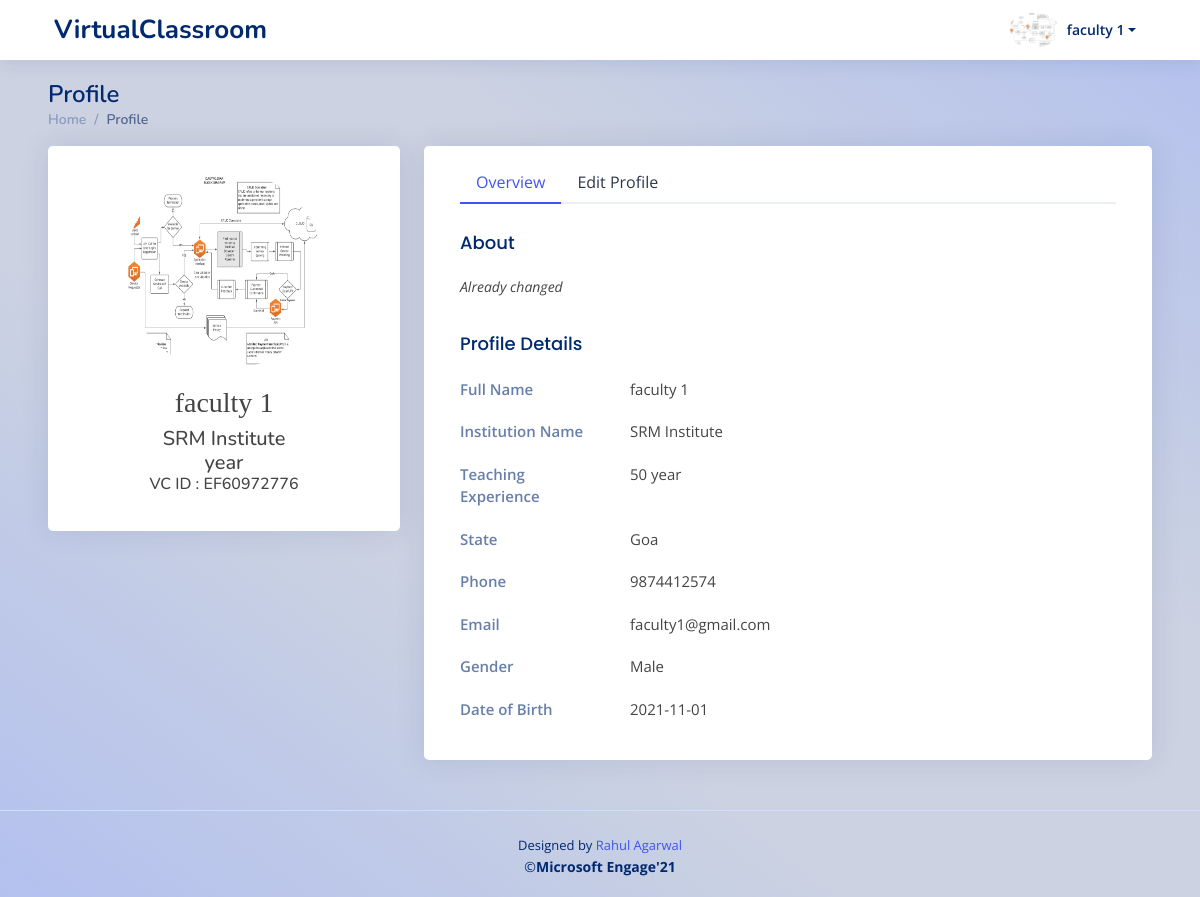
Screenshot of /faculty_profile/ (signed in) with the database file from the repository.
### myapp/models.py (models this page shows, shortened)
class FacultyDetails(models.Model):
    facultyId = models.ForeignKey(User,on_delete=models.CASCADE)
    facultyName = models.CharField(max_length=100,null=False)
    facultyPhone = PhoneNumberField(null=False, blank=False, unique=False, default='+91')
    facultyGender = models.CharField(max_length=20,null=True)
    facultyDOB = models.DateTimeField(default=datetime.now,null=True)
    facultyDesc = models.TextField(blank=False,null=True)
    facultyCollege = models.CharField(max_length=100,null=False)
    collegeState = models.CharField(max_length=50,null=False)
    experience = models.CharField(max_length=2,null=True)
    facultyPic = models.ImageField(upload_to='facultyPic/', null=True, blank=True)
    user_date = models.DateTimeField(default=datetime.now,null=True)

### myapp/views.py (the view, shortened to what this page needs)
# urls.py: path('faculty_profile/',views.facultyProfile,name='facultyProfile'),
@login_required
def facultyProfile(request):
    if request.user.is_active and request.user.is_staff and not request.user.is_superuser:
        user=request.user
        userDetails = FacultyDetails.objects.get(facultyId = user.pk)
        context={
            'userDetails' : userDetails,
        }
        return render(request,'faculty/facultyProfile.html',context)
    else:
        return redirect('facultyLogin')

### myapp/templates/faculty/facultyProfile.html (shortened to what this page needs)
{% extends 'base.html' %}
{% block content %}
  <header id="header" class="header fixed-top d-flex align-items-center px-lg-5">
    <div class="d-flex align-items-center justify-content-between">
      <a href="{% url 'facultyDashboard' %}" class="logo d-flex align-items-center">
        <span class="d-lg-block">VirtualClassroom</span>
      </a>
    </div>
    <nav class="header-nav ms-auto">
      <ul class="d-flex align-items-center">
        <li class="nav-item dropdown pe-3">
          <a class="nav-link nav-profile d-flex align-items-center pe-0" href="#" data-bs-toggle="dropdown">
            <img src="{{userDetails.facultyPic.url}}" alt="Profile" class="rounded-circle">
            <span class="d-none d-md-block dropdown-toggle ps-2">{{user.first_name}} {{user.last_name}}</span>
          </a>
        </li>
      </ul>
    </nav>
  </header>
  <main id="main" class="main px-lg-5">
    <div class="pagetitle">
      <h1>Profile</h1>
      <nav>
        <ol class="breadcrumb">
          <li class="breadcrumb-item"><a href="{% url 'facultyDashboard' %}">Home</a></li>
          <li class="breadcrumb-item active">Profile</li>
        </ol>
      </nav>
    </div>
    <section class="section profile">
      <div class="row">
        <div class="col-xl-4">
          <div class="card">
              <div class="card-body  align-items-center">
              <div class=" text-center py-3 mx-1 mt-2" style="border-radius:10px;">
                <div class="px-4">
                  <div class="m-auto ">
                    <div class="user-profile-photo  m-auto " style="border:50%; height:200px; width:200px;">
                      <img src="{{ userDetails.facultyPic.url }}" style="border:50%; height:200px; width:200px;" alt="" class="rounded-circle">
                    </div>
                  </div>
                  <div class="">
                    <h3  class="mt-3" style="font-family:impact;"> {{user.first_name}} {{user.last_name}}</h3>
                    <h5 class="my-0">{{ userDetails.facultyCollege }}</h5>
                    <h5 class="my-0">{{userDetails.facultyDepartment}} year</h5>
                    <h6 class="my-0">VC ID : {{userDetails.facultyId}}</h6>
                  </div>
                </div>
              </div>
            </div>
          </div>
        </div>
        <div class="col-xl-8">
          <div class="card px-3">
            <div class="card-body pt-3">
              <ul class="nav nav-tabs nav-tabs-bordered">
                <li class="nav-item">
                  <button class="nav-link active" data-bs-toggle="tab" data-bs-target="#profile-overview">Overview</button>
                </li>
                <li class="nav-item">
                  <button class="nav-link" data-bs-toggle="tab" data-bs-target="#profile-edit">Edit Profile</button>
                </li>
              </ul>
              <div class="tab-content pt-2">
                <div class="tab-pane fade show active profile-overview" id="profile-overview">
                  <h5 class="card-title">About</h5>
                  <p class="small fst-italic">{{userDetails.facultyDesc}}</p>
                  <h5 class="card-title">Profile Details</h5>
                  <div class="row">
                    <div class="col-lg-3 col-md-4 label ">Full Name</div>
                    <div class="col-lg-9 col-md-8">{{user.first_name}} {{user.last_name}}</div>
                  </div>
                  <div class="row">
                    <div class="col-lg-3 col-md-4 label">Institution Name</div>
                    <div class="col-lg-9 col-md-8">{{userDetails.facultyCollege}}</div>
                  </div>
                  <div class="row">
                    <div class="col-lg-3 col-md-4 label">Teaching Experience</div>
                    <div class="col-lg-9 col-md-8">{{userDetails.experience}} year</div>
                  </div>
                  <div class="row">
                    <div class="col-lg-3 col-md-4 label">State</div>
                    <div class="col-lg-9 col-md-8">{{userDetails.collegeState}}</div>
                  </div>
                  <div class="row">
                    <div class="col-lg-3 col-md-4 label">Phone</div>
                    <div class="col-lg-9 col-md-8">{{userDetails.facultyPhone}}</div>
                  </div>
                  <div class="row">
                    <div class="col-lg-3 col-md-4 label">Email</div>
                    <div class="col-lg-9 col-md-8">{{user.email}}</div>
                  </div>
                  <div class="row">
                    <div class="col-lg-3 col-md-4 label ">Gender</div>
                    <div class="col-lg-9 col-md-8">{{userDetails.facultyGender}}</div>
                  </div>
                  <div class="row">
                    <div class="col-lg-3 col-md-4 label ">Date of Birth</div>
                    <div class="col-lg-9 col-md-8">{{userDetails.facultyDOB | date:'Y-m-d'}}</div>
                  </div>
                </div>
              </div>
            </div>
          </div>
        </div>
      </div>
    </section>
  </main>
  {% include 'partials/_footer.html'%}
  {% endblock %}

### static/css/style.css (style rules this page uses)
:root { scroll-behavior: smooth; }
body { font-family: "Open Sans", sans-serif; background: #f6f9ff; color: #444444; }
a { color: #4154f1; text-decoration: none; }
h1, h2, h3, h4, h5, h6 { font-family: "Nunito", sans-serif; }
#main { margin-top: 60px; padding: 20px 30px; transition: all 0.3s; }
.pagetitle { margin-bottom: 10px; }
.pagetitle h1 { font-size: 24px; margin-bottom: 0; font-weight: 600; color: #012970; }
.card { margin-bottom: 30px; border: none; border-radius: 5px; box-shadow: 0px 0 30px rgba(1, 41, 112, 0.1); overflow: hidden; }
.card-title { padding: 20px 0 15px 0; font-size: 18px; font-weight: 500; color: #012970; font-family: "Poppins", sans-serif; }
.card-body { padding: 0 20px 20px 20px; }
.breadcrumb { font-size: 14px; font-family: "Nunito", sans-serif; color: #899bbd; font-weight: 600; }
.breadcrumb a { color: #899bbd; transition: 0.3s; }
.breadcrumb .breadcrumb-item::before { color: #899bbd; }
.breadcrumb .active { color: #51678f; font-weight: 600; }
.nav-tabs-bordered { border-bottom: 2px solid #ebeef4; }
.nav-tabs-bordered .nav-link { margin-bottom: -2px; border: none; color: #2c384e; }
.nav-tabs-bordered .nav-link.active { background-color: #fff; color: #4154f1; border-bottom: 2px solid #4154f1; }
.logo { line-height: 1; }
@media (min-width: 1200px) { .logo { width: 280px; } }
.logo span { font-size: 26px; font-weight: 700; color: #012970; font-family: "Nunito", sans-serif; }
.header { transition: all 0.5s; z-index: 997; height: 60px; box-shadow: 0px 2px 20px rgba(1, 41, 112, 0.1); background-color: #fff; padding-left: 20px; }
.header-nav ul { list-style: none; }
.header-nav > ul { margin: 0; padding: 0; }
.header-nav .nav-profile { color: #012970; }
.header-nav .nav-profile img { max-height: 36px; }
.header-nav .nav-profile span { font-size: 14px; font-weight: 600; }
@media (min-width: 1200px) { #main, #footer { margin-left: 0px; } }
.profile .profile-overview .row { margin-bottom: 20px; font-size: 15px; }
.profile .profile-overview .card-title { color: #012970; }
.profile .profile-overview .label { font-weight: 600; color: rgba(1, 41, 112, 0.6); }

### templates/base.html (style rules this page uses)
body { background-image: linear-gradient(to left bottom, #b4c0ee, #b9c5eb, #bfc9e8, #c5cee4, #ccd2e1, #ccd2e1, #ccd2e1, #ccd2e1, #c5cee4, #bfc9e8, #b9c5eb, #b4c0ee); min-height: 100vh; display: flex; flex-direction: column; }

### rows the page displays
FacultyDetails: facultyPic (picture), facultyCollege "SRM Institute", facultyId "EF60972776", facultyDesc "Already changed", experience "50", collegeState "Goa", facultyPhone "9874412574", facultyGender "Male", facultyDOB "2021-11-01"

### other values shown
{{ user.first_name }} "faculty"
{{ user.last_name }} "1"
{{ user.email }} "faculty1@gmail.com"
